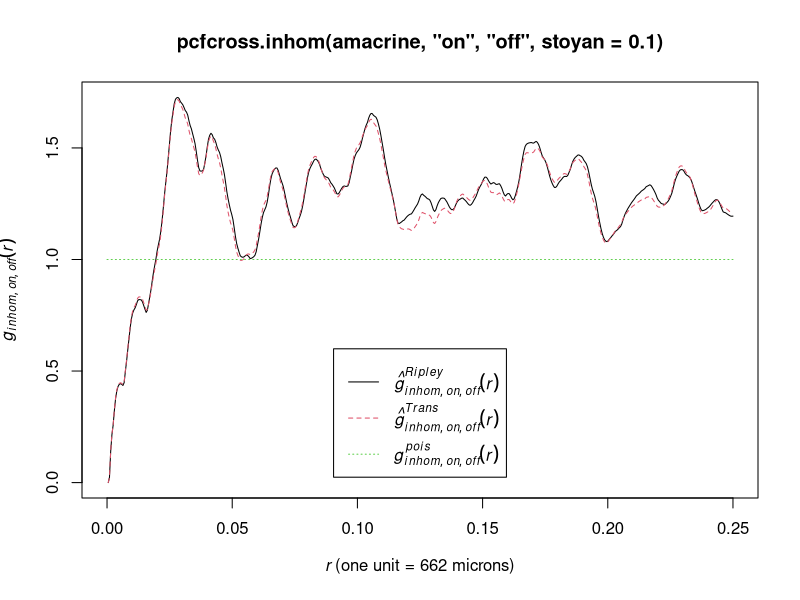

This chart was generated by the following R code:
library(spatstat)


### Name: pcfcross.inhom
### Title: Inhomogeneous Multitype Pair Correlation Function (Cross-Type)
### Aliases: pcfcross.inhom
### Keywords: spatial nonparametric

### ** Examples

  data(amacrine)
  plot(pcfcross.inhom(amacrine, "on", "off", stoyan=0.1),
       legendpos="bottom")
